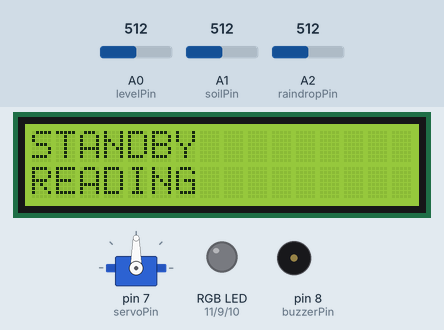
This sketch was run on a simulated Arduino Uno, built with avr-gcc and run on an emulated ATmega328P. On the bench: 16×2 character LCD, servo, an RGB LED mixed from three pins (HIGH = lit), buzzer (waves = sounding). The inputs (shaded band) are chosen by the test bench; at power-on: A0 (levelPin) = 512, A1 (soilPin) = 512, A2 (raindropPin) = 512. Pins used as bus, display or sensor lines are not drawn; what the sketch prints to the serial monitor is not drawn.

Above: at 1.2 s.
1.3 s: A0 (levelPin) set to 457
At 11.3 s:
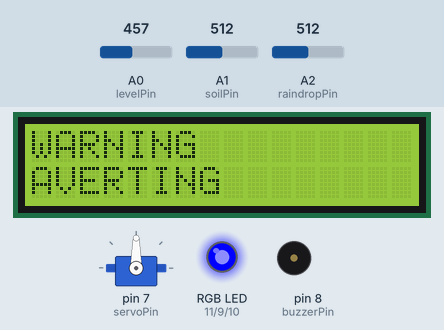
16.7 s: A0 (levelPin) set to 477
At 23.6 s:
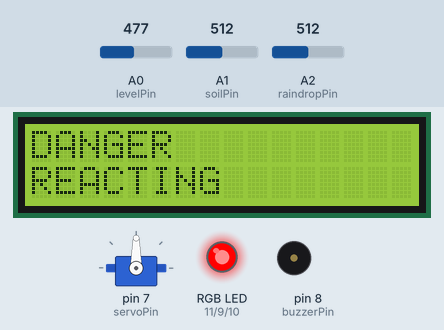
32.1 s: A1 (soilPin) set to 356
At 33.2 s:
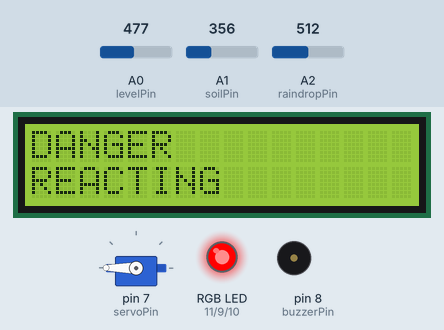
47.5 s: A1 (soilPin) set to 330
At 55.2 s:
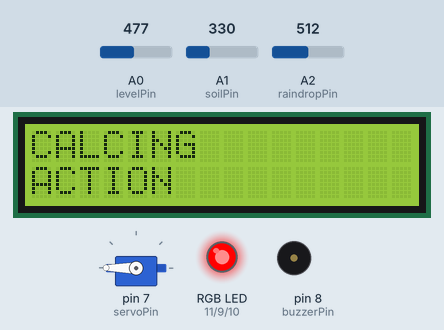
62.9 s: A0 (levelPin) set to 250
78.3 s: A0 (levelPin) set to 222
At 80.1 s:
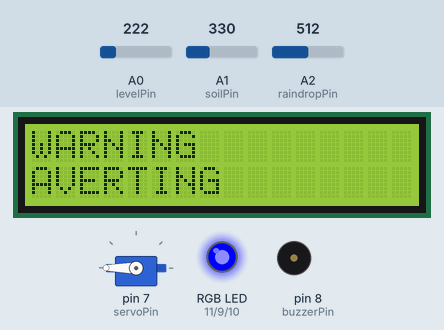
Timing chart, 0 to 81.8 s (numbered marks = the images above; inputs shaded):
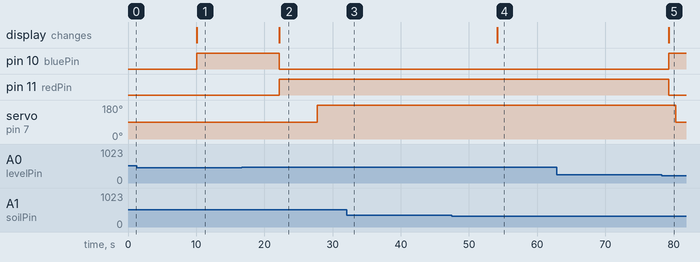

Measured:
- the behaviour switches between 342 and 341 on A1 (soilPin) (found by bisection; images 3 and 4)
- the behaviour switches between 234 and 233 on A0 (levelPin) (found by bisection; images 4 and 5)
- after the input at 1.3 s, pin 10 (bluePin): LOW → HIGH after 8.8 s; pin 11 (redPin): stays LOW (without the input it goes to HIGH after 8.8 s); servo on pin 7 (servoPin): stays 90° (without the input it goes to 180° after 14.4 s); the display: changes after 8.8 s (image 1)
- after the input at 16.7 s, pin 10 (bluePin): HIGH → LOW after 5.5 s; pin 11 (redPin): LOW → HIGH after 5.5 s; servo on pin 7 (servoPin): 90° → 180° after 11.1 s; the display: changes after 5.5 s (image 2)
- after the input at 32.1 s, tone on pin 8 (buzzerPin): stays silent (without the input it goes to 517 Hz after 11.8 s)
- after the input at 47.5 s, tone on pin 8 (buzzerPin): stays silent (without the input it goes to 687 Hz after 11.1 s); the display: changes after 6.7 s (image 4)
- after the input at 62.9 s, every drawn part: stays the same
- after the input at 78.3 s, pin 10 (bluePin): LOW → HIGH after 1.0 s; pin 11 (redPin): HIGH → LOW after 1.0 s; servo on pin 7 (servoPin): 180° → 90° after 2.0 s; the display: changes after 1.0 s (image 5)

The sketch:

Floods__Arduino_file_.ino
```cpp
#include <Wire.h>
#include <LCD.h>
#include <LiquidCrystal_I2C.h>
#include <LiquidCrystal.h>
#include <Servo.h>

/*FLOODS DETECTION AND AVERSION SYS
 * - Every 5 minutes, read data about water things from level sensor, soil moisture sensor, raindrop sensor
 * - Based on their outputs, compute danger level: 0-Warning, 1-Critical, 2-Healthy, 3-Indeterminable
 * - Open literal flood gates (Servo), light up LED, print on LCD, and sound buzzer based on the danger level AKA action
 * -> If danger i.e. action<2, check on a loop until action ==0 i.e. don't wait for 5 minutes
 * -> If action==0, wait for another 5 minutes
 */

LiquidCrystal_I2C lcd(0x27, 2, 1, 0,4,5,6,7);
Servo myServo;
//0: Warning, 1:Critical, 2:Healthy
int redPin = 11;
int greenPin = 9;
int bluePin = 10;
int buzzerPin = 8;
int servoPin = 7;
int raindropPin = A2;
int levelPin = A0;
int soilPin = A1;
int raindropstate, levelstate, soilstate;
unsigned long previousMillis = 0; // will store last time a check was done. millis()
long interval = 10000; //Interval in milliseconds
int looping = 0; //Is averting danger?


void setup() {
  Serial.begin(9600);

  //****LCD Initialisation
  //Vcc - Vcc, GND - GND. SDA - A4. SCL - A5
  lcd.setBacklightPin(3, POSITIVE);
  lcd.setBacklight(LOW);
  lcd.begin(16,2);
  //***********

  //***RGB pins setup
  //longest-GND. Sole to the left(RED) - redPin, Green- greenPin, Blue- bluePin
  pinMode(redPin, OUTPUT);
  pinMode(greenPin, OUTPUT);
  pinMode(bluePin, OUTPUT);
  //***************

  //****Buzzer setup
  pinMode(buzzerPin, OUTPUT);
  //***********

  //****Servo setup
  //Red - Vcc. Black- GND. Yellow- servoPin
  myServo.attach(servoPin);
  //*********
}

void loop() {
  // Check time.
  unsigned long currentMillis = millis(); //Return milliseconds of sketch run

  if(currentMillis - previousMillis >= interval){//10 secs have passed since last check
    check:
    raindropstate = getRainDropState();
    levelstate = getLevelState();
    soilstate = getSoilState();

    int action = calculateTotalAction(raindropstate, levelstate, soilstate, looping);
    Serial.println("=====================================");
    Serial.print("Rain: ");Serial.println(raindropstate);
    Serial.print("Level: ");Serial.println(levelstate);
    Serial.print("Soil: ");Serial.println(soilstate);
    Serial.print("Action: "); Serial.println(action);
    //DISPLAY ACCORDING TO ACTION
    showOnLCD(action);
    lightLED(action);
    playAlarm(action);
    gatePosition(action);
    delay(5000); //So that you can see displayed values
    //===========
    previousMillis = currentMillis+5000; //Update time for checking next time

    //Repeat till action is healthy
    if(action < 2){
      goto check;
      looping = 1; //Is looping
    }else if(action==2){ //Healthy
      //Re-initialise things i.e. all healthy
      lcd.clear();
      lcd.setCursor(0,0);
      lcd.print("STANDBY");
      lcd.setCursor(0,1);
      lcd.print("READING");
      gatePosition(2); //Close gate
      delay(2000); //For reading
      previousMillis = previousMillis+2000;
      looping=0;
    }else if(action==3){//Indeterminable. Loop
      goto check; //Check if danger is over
      looping = 1; //Is looping
    }
  }else{ //Still time
    lcd.setCursor(0,0);
    lcd.print("STANDBY");
    lcd.setCursor(0,1);
    lcd.print("READING");
  }
}


//For colouring the RGB LED. For warning(0), critical(1) or healthy(2).
void lightLED(int type){
  if(type==0){//Warning. Blue
    putColour(0,0,255);
  }else if(type==1){//Critical. Red
    putColour(255,0,0);
  }else if(type==2){//Healthy. Green
    putColour(0,255,0);
  }
}

//Actually paint the LED
void putColour(int red, int green, int blue){
  analogWrite(redPin, red);
  analogWrite(greenPin, green);
  analogWrite(bluePin, blue);
}

//For playing alarm on buzzer. For warning or critical
void playAlarm(int type){
  if(type==0){ //Warning. Beep
    digitalWrite(buzzerPin, HIGH);
    delay(500);
    digitalWrite(buzzerPin, LOW);
    delay(500);

   }else if(type==1){ //Critical. Siren
    for(int hz=440; hz<1000;hz++){
    tone(buzzerPin, hz, 50);
    delay(5);
     }
    noTone(buzzerPin);
    for(int hz=1000; hz>440; hz--){
      tone(buzzerPin, hz, 50);
      delay(5);
     }
    noTone(buzzerPin);

  }else{//Healthy. Nothing
    noTone(buzzerPin);
  }
}

//For servo movement (Gate opening) 0-Warning(90deg) 1-Critical(180deg) 2-Healthy(0deg)
void gatePosition(int type){
  if(type==0){
    myServo.write(90);
  }else if(type==1){
    myServo.write(180);
  }else if(type==2){
    myServo.write(0);
  }

}

//Write to LCD the action
void showOnLCD(int type){
  if(type==0){ //Warning
    lcd.clear();
    lcd.setCursor(0,0);
    lcd.print("WARNING");
    lcd.setCursor(0,1);
    lcd.print("AVERTING");
  }else if(type==1){ //Critical
    lcd.clear();
    lcd.setCursor(0,0);
    lcd.print("DANGER");
    lcd.setCursor(0,1);
    lcd.print("REACTING");
  }else if(type==2){ //Healthy
    lcd.clear();
    lcd.setCursor(0,0);
    lcd.print("HEALTHY");
    lcd.setCursor(0,1);
    lcd.print("CHILLING");
  }
}

//Read and return things from raindrop sensor
int getRainDropState(){
  int sensed =  analogRead(raindropPin); //1023 when dry, 0 when soaked
  int sensedRange = map(sensed, 0, 1024, 0,3);
  switch(sensedRange){
    case 0: //Soaked
      return 1;
      Serial.println("Raindrops critical!!");
      break;
    case 1: //Warning
     return 0;
     Serial.println("Raindrops warning!!");
     break;
    case 2: //Dry
     return 2;
     Serial.println("Raindrops Healthy!!");
     break;
  }

}

//Read and return things from level sensor
int getLevelState(){
  int sensed =  analogRead(levelPin); //Output proportional to water level (0 to 700ish)
  if(sensed >0 && sensed <=233){
      return 2;
      Serial.println("Level Healthy!!");
  }else if(sensed >233 && sensed<=467){
     return 0;
     Serial.println("Level warning!!");
  }else if(sensed >468){
     return 1;
     Serial.println("Level Critical!!");
  }
}

//Read and return things from soil moisture sensor
int getSoilState(){
  int sensed =  analogRead(soilPin); //1024 when dry, 0 when soaked
  int sensedRange = map(sensed, 0, 1024, 0,3);
  switch(sensedRange){
    case 0: //Soaked
      return 1;
      Serial.println("Soil critical!!");
      break;
    case 1: //Warning
     return 0;
     Serial.println("Soil warning!!");
     break;
    case 2: //Dry
     return 2;
     Serial.println("Soil Healthy!!");
     break;
  }

}

//Comparison every five minutes. Check change in state in last 5mins. Returns alert type
int calculateTotalAction(int rainstateNow, int levelstateNow, int soilstateNow, int averting){
  if(levelstateNow <0){levelstateNow=2;} //Because level sensor is forked!

  lcd.clear();
  lcd.setCursor(0,0);
  lcd.print("CALCING");
  lcd.setCursor(0,1);
  lcd.print("ACTION");

if(averting==0){//Normal 5min computation
    //Same states
    if(rainstateNow==0 && levelstateNow==0 && soilstateNow==0){
      return 0;
    }else if(rainstateNow==1 && levelstateNow==1 && soilstateNow==1){
      return 1;
    }else if(rainstateNow==2 && levelstateNow==2 && soilstateNow==2){
      return 2;
    }
    //The six possible combinations
    else if(rainstateNow==0 && levelstateNow==1 && soilstateNow==2){//Level critical
      return 1;
    }else if(rainstateNow==1 && levelstateNow==0 && soilstateNow==2){//Rainy. High level
      return 1;
    }else if(rainstateNow==2 && levelstateNow==0 && soilstateNow==1){//Manageable
      return 2;
    }else if(rainstateNow==0 && levelstateNow==2 && soilstateNow==1){//High-ish rain. Soaked soil
      return 0;
    }else if(rainstateNow==1 && levelstateNow==2 && soilstateNow==0){//High rain with soaked soil
      return 1;
    }else if(rainstateNow==2 && levelstateNow==1 && soilstateNow==0){//Level critical
      return 1;
    }
    //Because sloppy code
    else if(rainstateNow!=1 && levelstateNow==1 && soilstateNow!=1){
      return 1;
    }
    //Because we need more health
    else if(rainstateNow==2 && levelstateNow==2){
      return 2;
    }else{
      return 3;
    }
}else if(averting==1){//Danger looming.
  //Check water level only
      if(levelstateNow ==0){
      return 0;
      }else if(levelstateNow==1){
        return 1;
      }else if(levelstateNow==2){
        return 2;
      }

}
}
```
